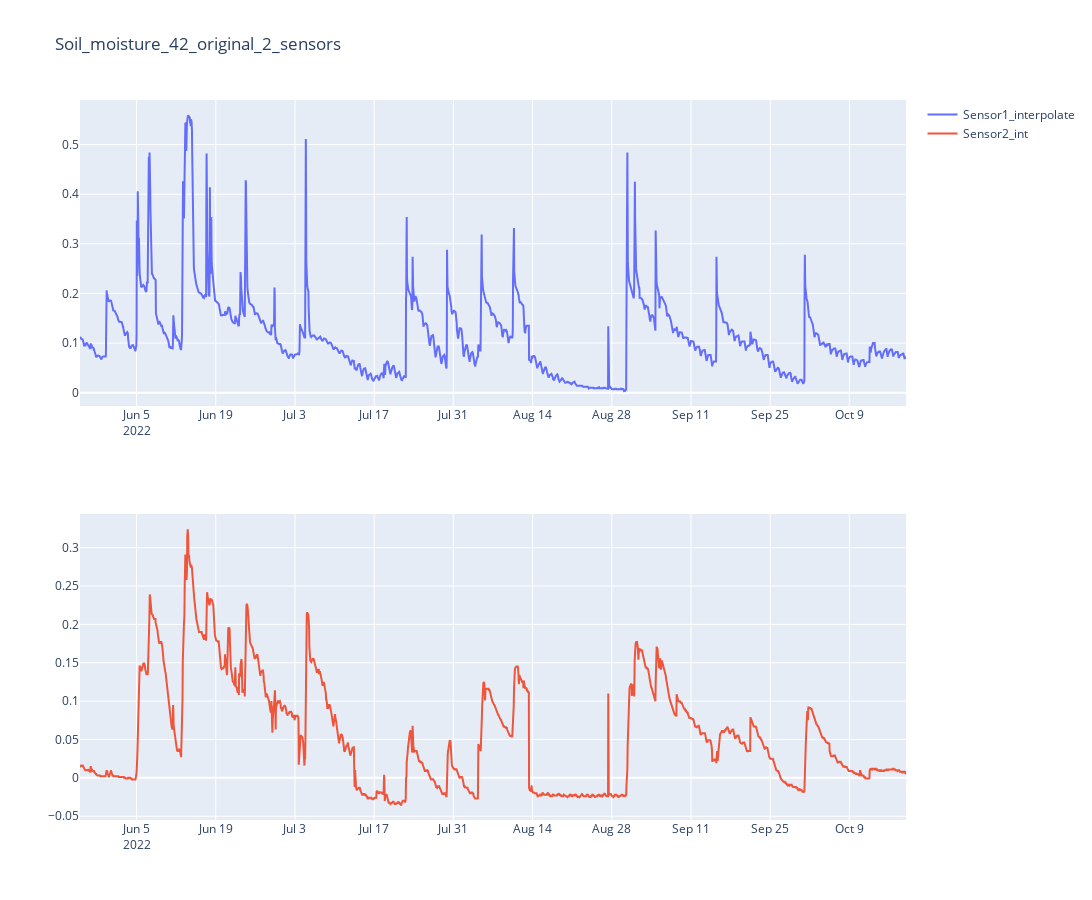

The code cell stored with this chart in its notebook:
### Markdown cell above
##### Imputation same site

### Code cell
name_sites=[]
df_sites=[]

for i,(name,tree,options) in enumerate(inputfiles):
    if options['Type'] == 2:
        soil_2=pd.read_csv(path_input+name, header=None, skiprows=2, names=SOIL_cols_2, engine='python', encoding='iso-8859-1')
        soil_2['Date'] = pd.to_datetime(soil_2['Date'], errors='coerce')
        soil_2 = soil_2.set_index('Date').resample('1H').first().loc['2022-05-26 00:00:00':'2022-10-19 00:00:00']
        soil_2['S1'], soil_2['S2'] = [soil_2[col].astype(float).where(soil_2[col].astype(float) <= 1, np.nan) for col in ['WC1', 'WC2']]
        df_2 = soil_2[['S1', 'S2']].copy()

        # Case 1: No action for rows where all three columns are NaN
        case1_mask_2 = df_2[["S1", "S2"]].isnull().all(axis=1)
        df_2.loc[case1_mask_2, ["S1", "S2"]] = np.nan
        # case 1.1: if 24 rows missing or less interpolate linearly
        if case1_mask_2.sum() <= 24:
            df_2 = df_2.interpolate(method="linear", limit_direction="both", axis=0)

        #Exploration plots of raw data
        fig = make_subplots(rows=2, cols=1)
        #fig.append_trace(go.Scatter(x=soil_m.index,y=soil_m['S1'],name="Sensor1_original"), row=1, col=1)
        fig.append_trace(go.Scatter(x=df_2.index,y=df_2['S1'],name="Sensor1_interpolate"), row=1, col=1)
        #fig.append_trace(go.Scatter(x=soil_m.index,y=soil_m['S2'],name="Sensor2_original"), row=3, col=1)
        fig.append_trace(go.Scatter(x=df_2.index,y=df_2['S2'],name="Sensor2_int"), row=2, col=1)
        fig.update_layout(height=900, width=1800, title_text="Soil_moisture"+'_'+tree+'_'+'original_2_sensors')
        fig.show()
    

    if tree == '42':
        name_sites.append(tree+'_US')
        df_sites.append(df_2)


    if options['Type'] == 3: 
        df_=pd.read_csv(path_input+name, header=None, skiprows=1, names=SOIL_cols_1, engine='python', encoding='iso-8859-1') 
        df_=df_[~df_['Date'].str.contains("[a-zA-Z]").fillna(False)].dropna(subset=['Date'])
        df_['Date'] = pd.to_datetime(df_['Date'], errors='coerce')
        df_copy = df_.copy()
        df_copy = df_copy.set_index('Date').resample('1H').first().loc['2022-05-26 00:00:00':'2022-10-19 00:00:00']
        df_copy['S1'], df_copy['S2'], df_copy['S3'] = [df_copy[col].astype(float).where(df_copy[col].astype(float) <= 1, np.nan) for col in ['WC1', 'WC2', 'WC3']]
        soil_m = df_copy[['S1', 'S2', 'S3']].copy()

        df_c = soil_m.copy()

        # Case 1: No action for rows where all three columns are NaN
        case1_mask = df_c[["S1", "S2", "S3"]].isnull().all(axis=1)
        df_c.loc[case1_mask, ["S1", "S2", "S3"]] = np.nan #another way np.where(case1_mask, np.nan, df_c[["S1", "S2", "S3"]])

        # case 1.1: if 24 rows missing or less interpolate linearly
        if case1_mask.sum() <= 24:
            df_c = df_c.interpolate(method="linear", limit_direction="both", axis=0)

        # Case 2: Linear regression for sections with one complete column and two NaN columns
        case2_mask = df_c[["S1", "S2", "S3"]].isnull().sum(axis=1) == 2 # look for rows with 2 NaNs
        case2_data = df_c.loc[case2_mask, ["S1", "S2", "S3"]].dropna(thresh=1) # df with only rows with 2 NaNs and one complete column, thresh=1: at least one non-NaN value
        if case2_mask.any(): # select dfs that have at least one row with 2 NaNs and one complete column and complete values
            complete_data = df_c.dropna(thresh=3) #thresh=3: at least 3 non-NaN values
            complete_cols = [] # should have only one element in this case
            incomplete_cols = [] # should have two elements in this case
            for col in ["S1", "S2", "S3"]:
                if case2_data[col].notnull().any():
                    complete_cols.append(col)
                if case2_data[col].isnull().any():
                    incomplete_cols.append(col)

            for icol in incomplete_cols:
                X = complete_data[complete_cols].values
                y = complete_data[icol].values
                lr = LinearRegression()
                lr.fit(X, y)
                m = lr.coef_[0]
                b = lr.intercept_
                df_c.loc[case2_mask, icol] = m * df_c.loc[case2_mask, str.join(",", complete_cols)] + b #the join is to get the column name as a string
       
        #Case 3: Linear interpolation for sections with two complete columns and one NaN column
        case3_mask = df_c[["S1", "S2", "S3"]].isnull().sum(axis=1) == 1 # look for rows with 1 NaN
        case3_data = df_c.loc[case3_mask, ["S1", "S2", "S3"]].dropna(thresh=2) # df with only rows with 1 NaN and two complete columns, thresh=2: at least two non-NaN values
        
        if case3_mask.any(): # select dfs that have at least one row with 1 NaN and two complete columns and complete values
            complete_data_ = df_c.dropna(thresh=3) #thresh=3: at least 3 non-NaN values
            complete_cols_ = [] # should have two elements in this case
            incomplete_cols_ = [] # should have only one element in this case
            for col in ["S1", "S2", "S3"]:
                if case3_data[col].notnull().any():
                    complete_cols_.append(col)
                if case3_data[col].isnull().any():
                    incomplete_cols_.append(col)

            #get average of two complete columns
            df_c['avg'] = df_c[complete_cols_].mean(axis=1)
            X_ = complete_data_[complete_cols_].mean(axis=1).values
            y_ = complete_data_[incomplete_cols_].values
            lr_ = LinearRegression()
            lr_.fit(X_.reshape(-1,1), y_)
            m_ = lr_.coef_[0]
            b_ = lr_.intercept_
            df_c.loc[case3_mask, incomplete_cols_] = m_ * df_c.loc[case3_mask, 'avg'] + b_ 

            
        # Case 4: if empty rows between non empty rows are less than 24, interpolate linear
        max_nan = 24
        
        for col in ["S1", "S2", "S3"]:
            case1=df_c[col].isna()
            case_groups = case1.ne(case1.shift()).cumsum() #create groups with dates
            case_size = case1.groupby(case_groups).transform("size") #size of each group
            for group,size in case_size.items():
                if size < max_nan +1:
                    df_c.loc[group:group+ pd.offsets.Hour(1)] = df_c.loc[group:group+ pd.offsets.Hour(1)].interpolate(method="linear", limit_direction="both", axis=0)
     
   
        # fig = make_subplots(rows=6, cols=1)
        # fig.append_trace(go.Scatter(x=df_c.index,y=df_c['S1'],name="Sensor1_imp"), row=1, col=1)
        # fig.append_trace(go.Scatter(x=soil_m.index,y=soil_m['S1'],name="Sensor1_o"), row=2, col=1)
        # fig.append_trace(go.Scatter(x=df_c.index,y=df_c['S2'],name="Sensor2_imp"), row=3, col=1)
        # fig.append_trace(go.Scatter(x=soil_m.index,y=soil_m['S2'],name="Sensor2_o"), row=4, col=1)
        # fig.append_trace(go.Scatter(x=df_c.index,y=df_c['S3'],name="Sensor3_imp"), row=5, col=1)
        # fig.append_trace(go.Scatter(x=soil_m.index,y=soil_m['S3'],name="Sensor3_o"), row=6, col=1)
        # fig.update_layout(height=900, width=1800, title_text="Soil_moisture"+'_'+tree)
        # fig.show()

    if tree == '27' or tree == '01' or tree == '03':
        name_sites.append(tree+'_US')
        df_sites.append(df_c)

    if tree == '50' or tree == '21':
        name_sites.append(tree+'_LS')
        df_sites.append(df_c)
    
    if tree == '48' or tree == '49':
        name_sites.append(tree+'_GT')
        df_sites.append(df_c)

### Figure 1 — Plotly figure (JSON) as saved in the notebook; plotly's stock layout.template omitted (floating-point values rounded to 4 significant figures; data arrays with more than 128 entries replaced by an {"elided": "..."} marker saying what was removed)
{"data": [{"name": "Sensor1_interpolate", "type": "scatter", "x": {"elided": "3505 str values"}, "xaxis": "x", "y": {"elided": "3505 float values"}, "yaxis": "y"}, {"name": "Sensor2_int", "type": "scatter", "x": {"elided": "3505 str values"}, "xaxis": "x2", "y": {"elided": "3505 float values"}, "yaxis": "y2"}], "layout": {"height": 900, "title": {"text": "Soil_moisture_42_original_2_sensors"}, "width": 1800, "xaxis": {"anchor": "y", "domain": [0, 1]}, "xaxis2": {"anchor": "y2", "domain": [0, 1]}, "yaxis": {"anchor": "x", "domain": [0.575, 1]}, "yaxis2": {"anchor": "x2", "domain": [0, 0.425]}}}
